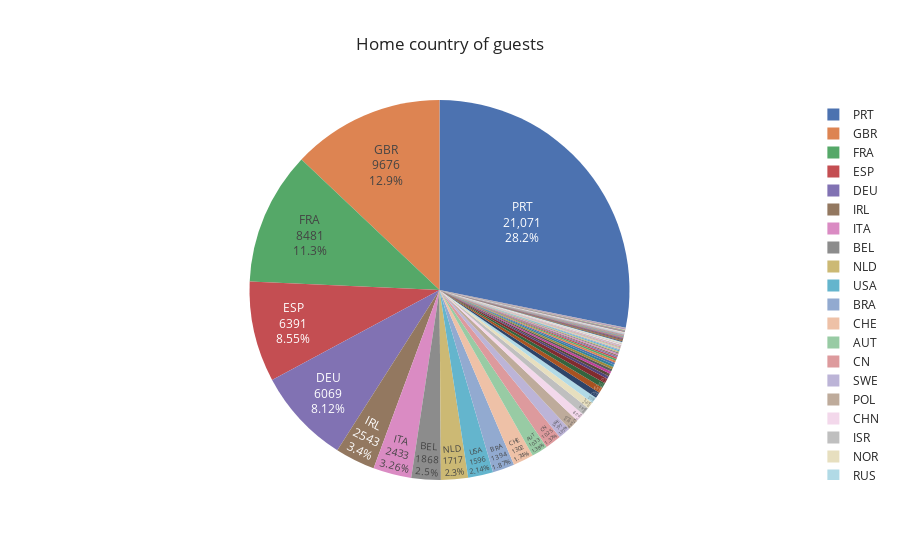

This figure's notebook cell:
### Code cell
# plot to show pie chart of countries.

import plotly.express as px
# get number of acutal guests by country
country_data = pd.DataFrame(full_data.loc[full_data["is_canceled"] == 0]["country"].value_counts())
#country_data.index.name = "country"
country_data.rename(columns={"country": "Number of Guests"}, inplace=True)
total_guests = country_data["Number of Guests"].sum()
country_data["Guests in %"] = round(country_data["Number of Guests"] / total_guests * 100, 2)
country_data["country"] = country_data.index
#country_data.loc[country_data["Guests in %"] < 2, "country"] = "Other"

# pie plot
fig = px.pie(country_data,
             values="Number of Guests",
             names="country",
             title="Home country of guests",
             template="seaborn")
fig.update_traces(textposition="inside", textinfo="value+percent+label")
fig.show()

### Figure 1 — Plotly figure (JSON) as saved in the notebook; plotly's stock layout.template omitted (floating-point values rounded to 4 significant figures; data arrays with more than 128 entries replaced by an {"elided": "..."} marker saying what was removed)
{"data": [{"domain": {"x": [0, 1], "y": [0, 1]}, "hovertemplate": "country=%{label}<br>Number of Guests=%{value}<extra></extra>", "labels": {"elided": "165 str values"}, "legendgroup": "", "name": "", "showlegend": true, "textinfo": "value+percent+label", "textposition": "inside", "type": "pie", "values": {"elided": "165 int values"}}], "layout": {"legend": {"tracegroupgap": 0}, "title": {"text": "Home country of guests"}}}
